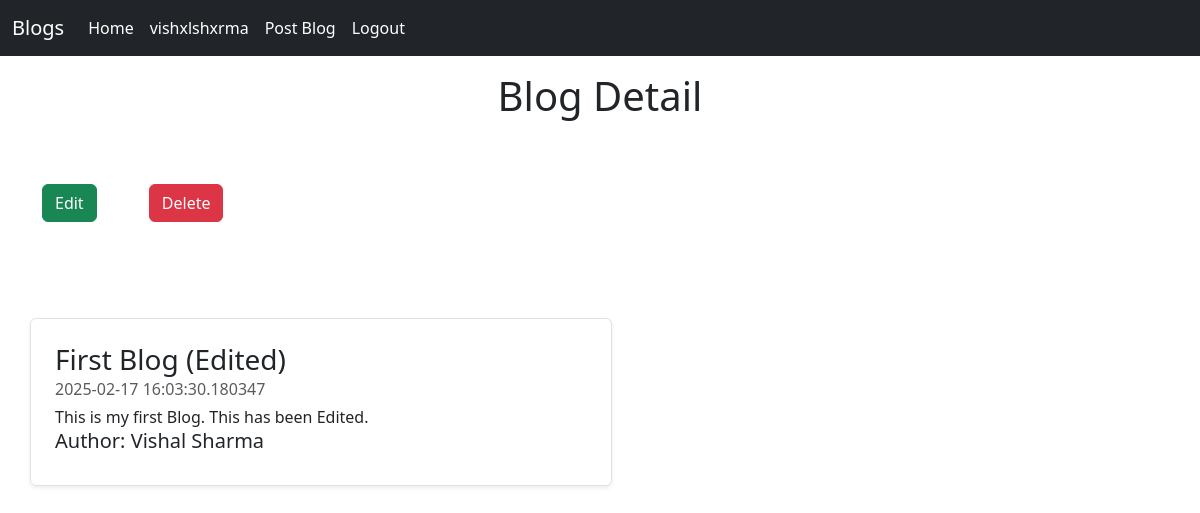
Page /blogDetail/1 (signed in) on the committed database.
### app.py (models this page shows, shortened)
class User(UserMixin,db.Model):
    id = db.Column(db.Integer, primary_key = True)
    username = db.Column(db.String(80), unique = True, nullable = False)
    email = db.Column(db.String(120), unique = True, nullable = False)
    firstName = db.Column(db.String(120), nullable = False)
    lastName = db.Column(db.String(120), nullable = False)
    password = db.Column(db.String(120), nullable = False)

class Blog(db.Model):
    blogId = db.Column(db.Integer, primary_key = True)
    blogTitle = db.Column(db.String(80), nullable = False)
    blogAuthor = db.Column(db.String(80), nullable = False)
    blogContent = db.Column(db.Text(), nullable = False)
    publishDate = db.Column(db.DateTime(), nullable = False, default = datetime.utcnow)

### app.py (the view)
@app.route("/blogDetail/<int:id>", methods = ["GET","POST"])
def blogDetail(id):
    blog = Blog.query.get(id)
    return render_template("blogDetail.html", blog=blog)

### app.py (called while the page is built)
@login_manager.user_loader
def load_user(user_id):
    return User.query.get(int(user_id))

### templates/blogDetail.html (shortened to what this page needs)
<!DOCTYPE html>
<html lang="en">
<head>
    <link href="https://cdn.jsdelivr.net/npm/bootstrap@5.3.3/dist/css/bootstrap.min.css" rel="stylesheet"
 />
</head>
<body>
    <nav class="navbar navbar-expand-lg navbar-dark bg-dark">
        <div class="container-fluid">
            <a class="navbar-brand" href="#">Blogs</a>
            <div class="collapse navbar-collapse" id="navbarSupportedContent">
                <ul class="navbar-nav me-auto mb-2 mb-lg-0">
                    <li class="nav-item">
                        <a class="nav-link active" aria-current="page" href="/">Home</a>
                    </li>
                    {% if current_user.is_authenticated %}
                    <li class="nav-item">
                        <a class="nav-link active" aria-current="page" href="">{{current_user.username}}</a>
                    </li>
                    <li class="nav-item">
                        <a class="nav-link active" aria-current="page" href="/blogPost">Post Blog</a>
                    </li>
                    <li class="nav-item">
                        <a class="nav-link active" aria-current="page" href="/logout">Logout</a>
                    </li>
                    {% endif %}
                </ul>
            </div>
        </div>
    </nav>
    <div class="container">
        <h1 class="text-center my-3">Blog Detail</h1>
        <div id="modificationButtons">
            <a class="btn btn-success my-5" href="/edit/{{blog.blogId}}">Edit</a>
            <a class="btn btn-danger my-5 mx-5" href="/delete/{{blog.blogId}}">Delete</a>
        </div>
        <div class="col-md-6 my-5">
            <div class="row no-gutters border rounded overflow-hidden flex-md-row mb-4 shadow-sm h-md-250 position-relative">
                <div class="col p-4 d-flex flex-column position-static">
                    <h3 class="mb-0">{{blog.blogTitle}}</h3>
                    <div class="mb-1 text-muted">{{blog.publishDate}}</div>
                    <p class="card-text mb-auto">{{blog.blogContent}}</p>
                    <h5>Author: {{blog.blogAuthor}}</h5>
                </div>
            </div>
        </div>
    </div>
</body>
</html>

### rows in the picture
User: username "vishxlshxrma"
Blog: blogTitle "First Blog (Edited)", publishDate "2025-02-17 16:03:30.180347", blogContent "This is my first Blog. This has been Edited.", blogAuthor "Vishal Sharma"
